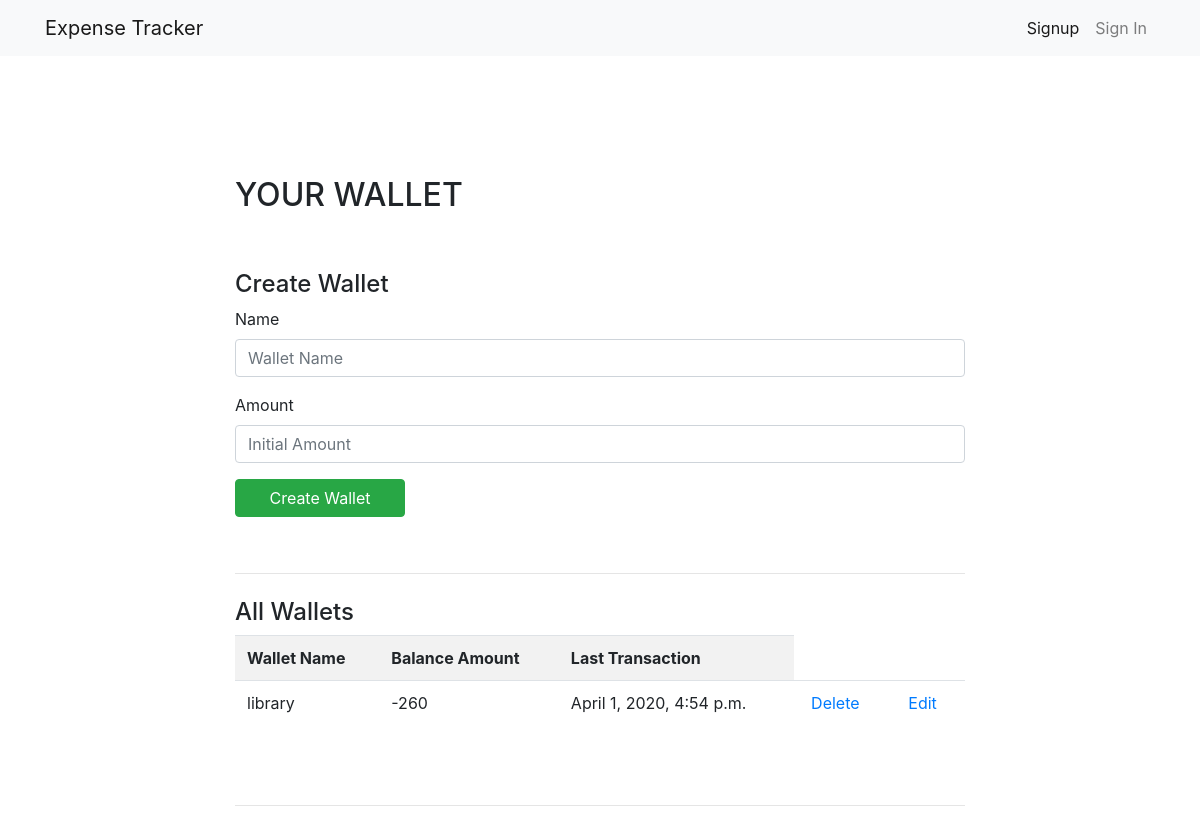
The page /wallet/ (signed in) on the database its author committed.
### expense/models.py (models this page shows, shortened)
class Wallet(models.Model):
	name = models.CharField(max_length=100)
	balance = models.IntegerField()
	last_transaction = models.DateTimeField()
	user = models.ForeignKey(User, on_delete=models.CASCADE, null=True)

### expense/views.py (the view)
# urls.py: path("wallet/", get_all_wallet),
def get_all_wallet(request):
	user = request.user
	all_wallets = Wallet.objects.filter(user=user)
	return render(request, "wallet.html", {"all_wallets":all_wallets})

### expense/templates/wallet.html (shortened to what this page needs)
{% extends 'base1.html' %}
{% block body %}
<div class="container">
    <div class="row">
        <div class="col-md-2"></div>
        <div class="col-md-8">
            <div class="heading mt-4">
                <h2>YOUR WALLET</h2>
            </div><br>
            <div class="sub-head mt-4 mb-2">
                <h4>Create Wallet</h4>
            </div>
            <form action="/create_wallet/" method="POST">
                <div class="form-group">
                    <label>Name</label>
                    <input class="form-control" type="text" name="wallet_name" placeholder="Wallet Name">
                </div>
                <div class="form-group">
                    <label>Amount</label>
                    <input class="form-control" type="number" name="wallet_balance" placeholder="Initial Amount">
                </div>
                <button type="submit" class="btn btn-success" style="width: 170px;">Create Wallet</button>
            </form><br>
            <hr>
            <div class="sub-head mt-4 mb-2">
                <h4>All Wallets</h4>
            </div>
            <table class="table table-striped">
                <tr>
                    <th>Wallet Name</th>
                    <th>Balance Amount</th>
                    <th>Last Transaction</th>
                </tr>
                {% for wallet in all_wallets %}
                    <tr>
                        <td>{{ wallet.name }}</td>
                        <td>{{ wallet.balance }}</td>
                        <td>{{ wallet.last_transaction }}</td>
                        <td><a style="padding: 5px; text-decoration: none; " href="/delete_wallet/{{wallet.id}}/">Delete</a></td>
						<td><a  style="padding: 5px; text-decoration: none;" href="/edit_wallet/{{wallet.id}}/">Edit</button></td>
						</tr>
                {% endfor %}
            </table>
            <br><br>
            <hr>
            <br>
        </div>
        <div class="col-md-2"></div>
</div>
</div>
{% endblock %}

### rows shown on the page
Wallet: name "library", balance "-260", last_transaction "April 1, 2020, 4:54 p.m."
